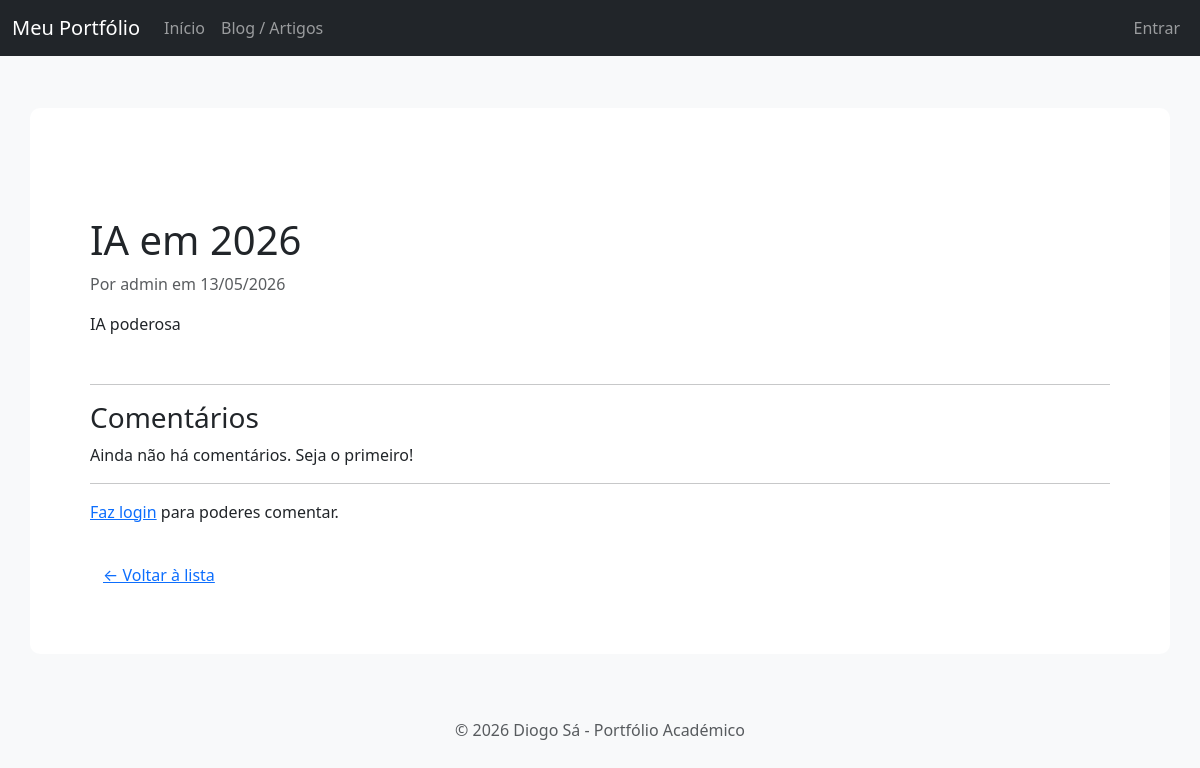
The app's page /artigos/1/ with its own data.
### artigos/models.py (models this page shows, shortened)
class Artigo(models.Model):
    titulo = models.CharField(max_length=200)
    conteudo = models.TextField()
    fotografia = models.ImageField(upload_to='artigos/', blank=True, null=True)
    link_externo = models.URLField(blank=True, null=True)
    data_criacao = models.DateTimeField(auto_now_add=True)
    autor = models.ForeignKey(User, on_delete=models.CASCADE, related_name='artigos')
    likes = models.ManyToManyField(User, related_name='artigos_curtidos', blank=True)

### artigos/views.py (the view)
# urls.py: path('<int:artigo_id>/', views.detalhe_artigo, name='detalhe'),
def detalhe_artigo(request, artigo_id):
    artigo = get_object_or_404(Artigo, id=artigo_id)
    comentarios = artigo.comentarios.all().order_by('data_criacao')
    return render(request, 'artigos/detalhe.html', {
        'artigo': artigo,
        'comentarios': comentarios
    })

### artigos/templates/artigos/detalhe.html (shortened to what this page needs)
{% extends 'portfolio/layout.html' %}
{% block content %}
<div class="container mt-5">
    <h1>{{ artigo.titulo }}</h1>
    <p class="text-muted">Por {{ artigo.autor.username }} em {{ artigo.data_criacao|date:"d/m/Y" }}</p>
    <div class="article-content mb-5">
        {{ artigo.conteudo|linebreaks }}
    </div>
    <hr>
    <h3>Comentários</h3>
    {% for comentario in comentarios %}
        <div class="card mb-2">
            <div class="card-body p-2">
                <strong>{{ comentario.autor.username }}:</strong> {{ comentario.texto }}
                <br>
                <small class="text-muted">{{ comentario.data_criacao|date:"H:i - d/m/Y" }}</small>
            </div>
        </div>
    {% empty %}
        <p>Ainda não há comentários. Seja o primeiro!</p>
    {% endfor %}
    <hr>
    {% if user.is_authenticated %}
        <h4>Deixe um comentário:</h4>
        <form method="POST" action="{% url 'artigos:comentar' artigo.id %}">
            {% csrf_token %}
            <div class="mb-3">
                <textarea name="texto" class="form-control" rows="3" required></textarea>
            </div>
            <button type="submit" class="btn btn-success">Publicar Comentário</button>
        </form>
    {% else %}
        <p><a href="{% url 'accounts:login' %}">Faz login</a> para poderes comentar.</p>
    {% endif %}
    <a href="{% url 'artigos:listagem' %}" class="btn btn-link mt-3">← Voltar à lista</a>
</div>
{% endblock %}

### portfolio/templates/portfolio/layout.html (style rules this page uses)
body { padding-top: 60px; background-color: #f8f9fa; }
.container { background: white; padding: 30px; border-radius: 10px; shadow: 0 4px 6px rgba(0,0,0,0.1); }

### records on screen
Artigo: titulo "IA em 2026", autor.username "admin", data_criacao "13/05/2026", conteudo "IA poderosa"
